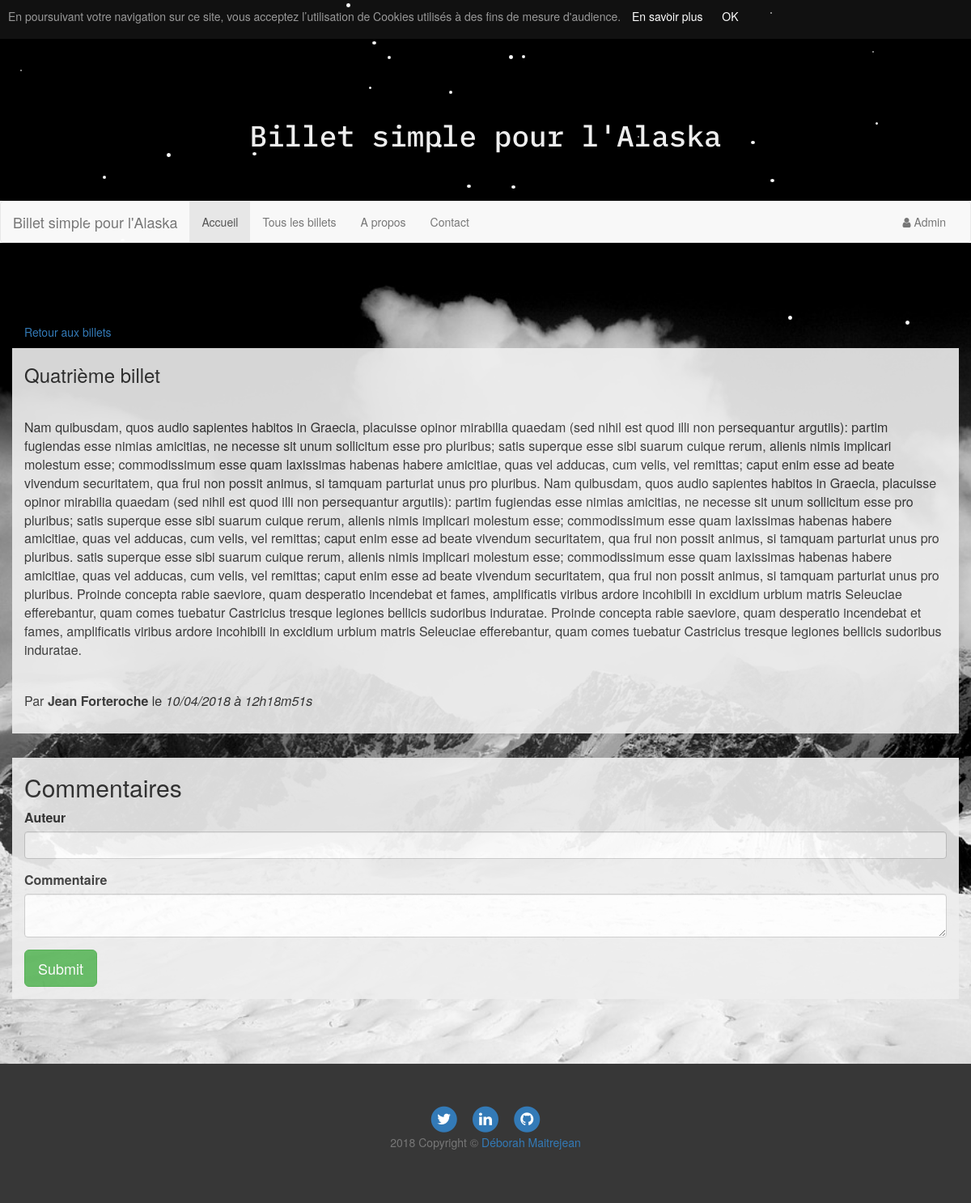
Before: /index.php?action=post&id=4 with the older database file.
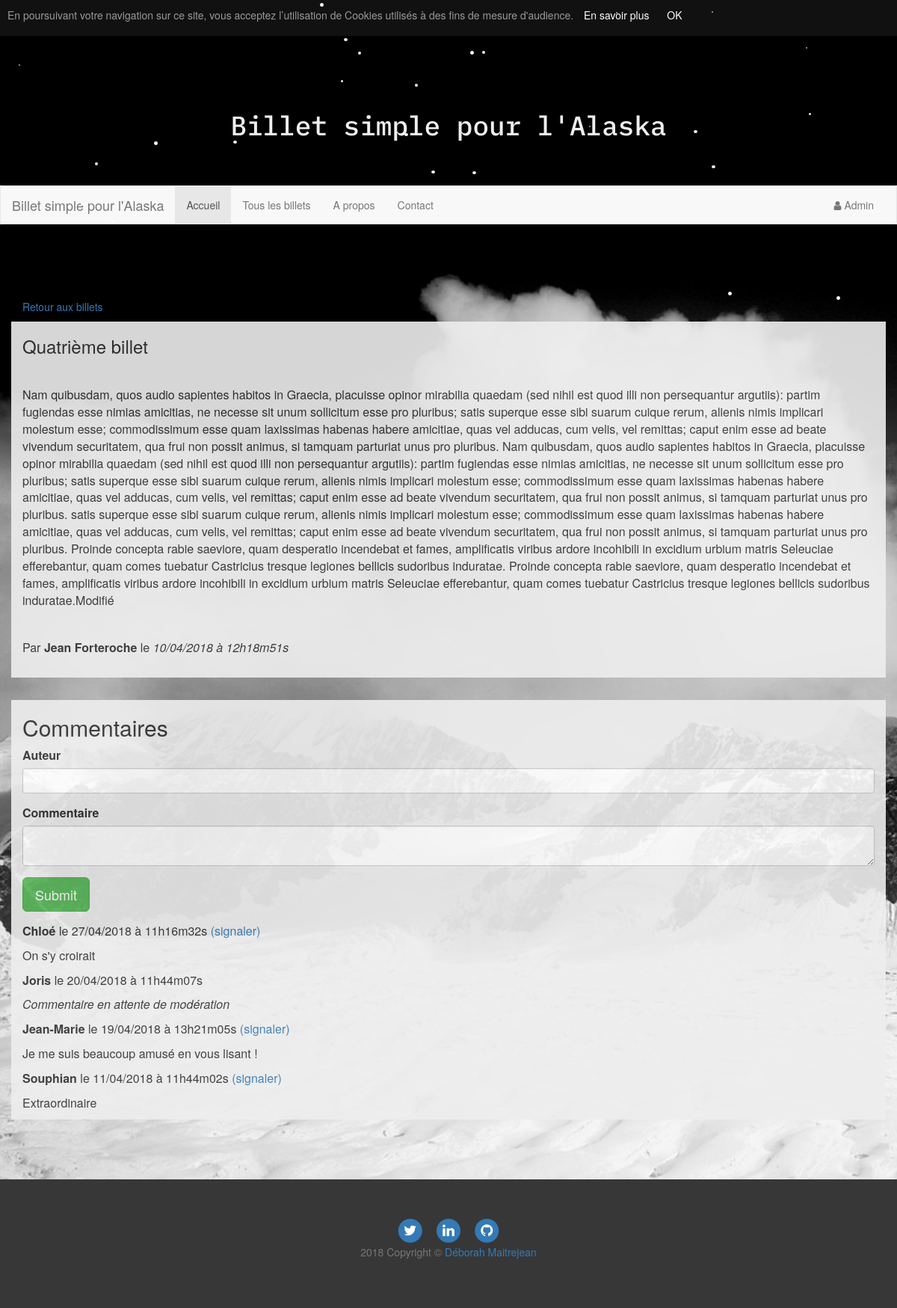
After: the same page with the newer database file.
### tables this page shows
CREATE TABLE `posts` (
  `id` int(11) NOT NULL,
  `author` varchar(255) NOT NULL,
  `title` varchar(255) NOT NULL,
  `content` text NOT NULL,
  `creation_date` datetime NOT NULL
);

CREATE TABLE `comments` (
  `id` int(11) NOT NULL,
  `author` varchar(255) NOT NULL,
  `content` varchar(255) NOT NULL,
  `creationDate` datetime NOT NULL,
  `postId` int(11) NOT NULL,
  `postTitle` varchar(255) NOT NULL,
  `reported` tinyint(1) NOT NULL
);

### controller/Frontend.php (called while the page is built, shortened)
<?php
class Frontend{
    public function post() {
        $postManager = new PostManager();
        $commentManager = new CommentManager();
        $post = $postManager->getPost($_GET['id']);
        $comments = $commentManager->getComments($_GET['id']);
        require('view/frontend/postView.php');
    }
}

### index.php (called while the page is built, shortened)
<?php
include_once('MyAutoload.php');
if($_GET) {
    $request = $_GET['action'];
} else {
    $request = "";
}
$router = new Router($request);
$router->renderController();

### model/PostManager.php (called while the page is built, shortened)
<?php
class PostManager extends Manager {
    public function getPost($postId) {
        $db = $this->dbConnect();
        $req = $db->prepare('SELECT id, title, content, author, DATE_FORMAT(creation_date, \'%d/%m/%Y à %Hh%im%ss\') AS creationDate FROM posts WHERE id = ?');
        $req->execute(array($postId));
        $data = $req->fetch(\PDO::FETCH_ASSOC);
        $post = new Posts();
        $post->hydrate($data);
        return $post;
    }
}

### MyAutoload.php (called while the page is built, shortened)
<?php
class MyAutoload{
    public static function autoload($class){
        $path = str_replace('\\', '/', $class);
    }
}

### entity/Posts.php (called while the page is built, shortened)
<?php
class Posts extends Table{
    private $id;
    private $author;
    private $title;
    private $content;
    public function getId()
    {
        return $this->id;
    }
    public function setId($id)
    {
        $this->id = $id;
    }
    public function getAuthor()
    {
        return $this->author;
    }
    public function setAuthor($author)
    {
        $this->author = $author;
    }
    public function getTitle()
    {
        return $this->title;
    }
    public function setTitle($title)
    {
        $this->title = $title;
    }
    public function getContent()
    {
        return $this->content;
    }
    public function setContent($content)
    {
        $this->content = $content;
    }
}

### model/CommentManager.php (called while the page is built, shortened)
<?php
class CommentManager extends Manager
{
    public function getComments($postId) {
        $db = $this->dbConnect();
        $req = $db->prepare('SELECT id, author, content, reported, DATE_FORMAT(creationDate, \'%d/%m/%Y à %Hh%im%ss\') AS creationDateFr FROM comments WHERE postId = ? ORDER BY creationDate DESC');
        $req->execute(array($postId));
        $comments = [];
        while ($data = $req->fetch(\PDO::FETCH_ASSOC)){
            $comment = new Comments();
            $comment->hydrate($data);
            $comments[] = $comment;
        }
        return $comments;
    }
}

### entity/Comments.php (called while the page is built, shortened)
<?php
class Comments extends Table
{
    private $id;
    private $author;
    private $content;
    private $creationDateFr;
    private $reported;
    public function getReported()
    {
        return $this->reported;
    }
    public function setReported($reported)
    {
        $this->reported = $reported;
    }
    public function getId()
    {
        return $this->id;
    }
    public function setId($id)
    {
        $this->id = $id;
    }
    public function getAuthor()
    {
        return $this->author;
    }
    public function setAuthor($author)
    {
        $this->author = $author;
    }
    public function getContent()
    {
        return $this->content;
    }
    public function setContent($content)
    {
        $this->content = $content;
    }
    public function getCreationDateFr()
    {
        return $this->creationDateFr;
    }
    public function setCreationDateFr($creationDateFr)
    {
        $this->creationDateFr = $creationDateFr;
    }
}

### view/frontend/postView.php (the view, shortened to what the changed rows need)
    <div class="row" id="post-view">
        <div class="col-lg-12">
            <h3><?= htmlspecialchars($post->getTitle()); ?></h3>
            <hr>
            <p><?= strip_tags($post->getContent()); ?></p>
            <hr>
            <div class="row">
                <div class="col-lg-12">
                    <span>Par <strong><?= $post->getAuthor(); ?></strong></span>
                </div>
            </div>
        </div>
    </div>
    <div class="row" id="comment-form">
        <div class="col-lg-12">
            <h2>Commentaires</h2>
            <form action="index.php?action=addComment&amp;id=<?= $post->getId(); ?>&amp;postTitle=<?= $post->getTitle(); ?>" method="post">
                <div class="form-group">
                </div>
                <div class="form-group">
                </div>
                <div class="form-group">
                </div>
            </form>
            <?php
                foreach ($comments as $comment):
                ?>
                <p>
                    <strong><?= htmlspecialchars($comment->getAuthor()); ?></strong> le <?= $comment->getCreationDateFr(); ?>
                    <?php
                    if ($comment->getReported() != 1): ?>
                    <a href="index.php?action=reportComment&amp;commentId=<?= $comment->getId(); ?>&amp;reported=1&amp;postId=<?= $post->getId(); ?>">(signaler)</a>
                    <?php endif; ?>
                </p>
                <?php if ($comment->getReported() == 1): ?>
                    <p><i>Commentaire en attente de modération</i></p>
                <?php else: ?>
                <p><?= nl2br(htmlspecialchars($comment->getContent())); ?></p>
                <?php endif; ?>
                <?php
                endforeach;
            ?>
        </div>
    </div>
<?php require('template.php'); ?>

Changed rows visible on the page:
changed posts "Quatrième billet": content "…tresque legiones bellicis sudoribus induratae." → "…tresque legiones bellicis sudoribus induratae.Modifié"
now on this page (row edited): comments: author "Chloé", CreationDateFr "27/04/2018 à 11h16m32s", content "On s'y croirait"
now on this page (row edited): comments: author "Joris", CreationDateFr "20/04/2018 à 11h44m07s", reported "Commentaire en attente de modération"
now on this page (row edited): comments: author "Jean-Marie", CreationDateFr "19/04/2018 à 13h21m05s", content "Je me suis beaucoup amusé en vous lisant !"
now on this page (row edited): comments: author "Souphian", CreationDateFr "11/04/2018 à 11h44m02s", content "Extraordinaire"
